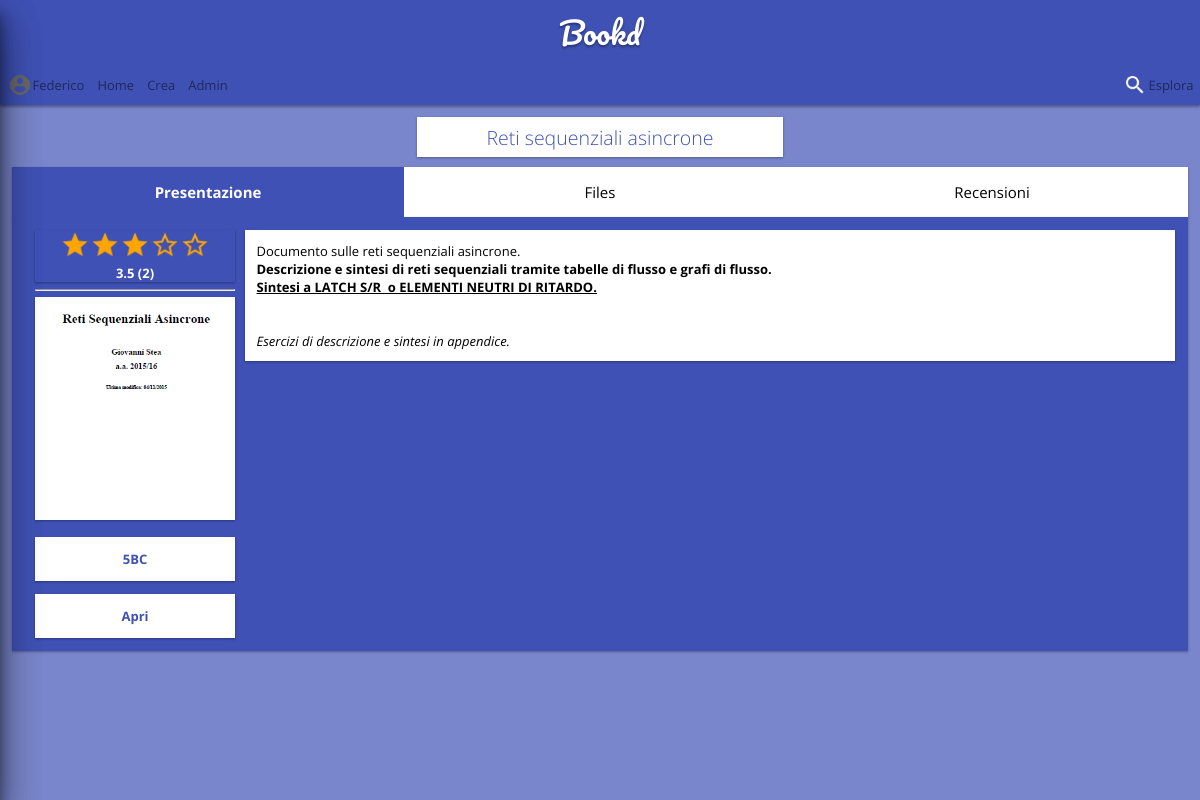
The app's page /document.php?id=1 (signed in) with its own data.
### tables this page shows
CREATE TABLE `user` (
  `id` int(11) NOT NULL AUTO_INCREMENT,
  `username` varchar(45) NOT NULL,
  `password` varchar(255) NOT NULL,
  `email` varchar(80) NOT NULL,
  `name` varchar(45) DEFAULT NULL,
  `surname` varchar(45) DEFAULT NULL,
  `birthdate` date DEFAULT NULL,
  `country` varchar(45) DEFAULT NULL,
  `credits` float NOT NULL DEFAULT '0',
  `picture` varchar(255) NOT NULL DEFAULT './img/default.png',
  `role` varchar(45) NOT NULL DEFAULT 'user',
  PRIMARY KEY (`id`),
  UNIQUE KEY `username_UNIQUE` (`username`),
  UNIQUE KEY `email_UNIQUE` (`email`)
);

CREATE TABLE `document` (
  `id` int(11) NOT NULL AUTO_INCREMENT,
  `title` varchar(45) NOT NULL,
  `created` datetime NOT NULL DEFAULT CURRENT_TIMESTAMP,
  `updated` datetime DEFAULT NULL ON UPDATE CURRENT_TIMESTAMP,
  `author` int(11) DEFAULT NULL,
  `description` text NOT NULL,
  `cover` int(50) DEFAULT NULL,
  `price` float NOT NULL,
  `score` float DEFAULT '0',
  `votings` int(11) DEFAULT '0',
  `available` tinyint(1) DEFAULT '0',
  PRIMARY KEY (`id`),
  KEY `DocumentAuthor` (`author`),
  KEY `document_ibfk_1` (`cover`),
  CONSTRAINT `DocumentAuthor` FOREIGN KEY (`author`) REFERENCES `user` (`id`) ON DELETE SET NULL ON UPDATE CASCADE,
  CONSTRAINT `document_ibfk_1` FOREIGN KEY (`cover`) REFERENCES `file` (`id`) ON DELETE SET NULL ON UPDATE SET NULL
);

CREATE TABLE `file` (
  `id` int(11) NOT NULL AUTO_INCREMENT,
  `name` varchar(45) NOT NULL,
  `path` varchar(90) NOT NULL,
  `size` double NOT NULL,
  `created` datetime NOT NULL DEFAULT CURRENT_TIMESTAMP,
  `updated` datetime DEFAULT NULL,
  `type` varchar(45) NOT NULL,
  PRIMARY KEY (`id`)
);

### php/lib/model/User.php (called while the page is built, shortened)
<?php
class User {
	private $id;
	public function __wakeup() {
		$this->refresh();
	}
	public static function read($id) {
		global $db;
		$stmnt = $db->prepare("SELECT * FROM user WHERE id=?");
		$stmnt->bind_param("i",$id);
		$stmnt->execute();
		$result = $stmnt->get_result();
		$user = $result->fetch_object('User');
		return $user;
	}
	public function __get($field) {
		return $this->$field;
	}
	public function refresh() {
		$usr = User::read($this->id);
	}
	public function getPurchases() {
		global $db;
		$stmnt = $db->prepare("SELECT * FROM purchase WHERE purchaser=?");
		$stmnt->bind_param("i",$this->id);
		$stmnt->execute();
		$result = $stmnt->get_result();
		$vect =  toArray($result);
		foreach($vect as &$row) {
			$row['document'] = Document::read($row['document']);
			$row['document']->populate();
		}
		return $vect;
	}
	public function hasPurchased($doc) {
		$purchases = $this->getPurchases();
		$isPurchased = false;
		foreach($purchases as $purch) {
			if($purch['document']->id == $doc) {
				$isPurchased = true;
			}
		}
		return $isPurchased;
	}
}

### php/lib/model/Document.php (called while the page is built, shortened)
<?php
class Document {
	private $id;
	private $score;
	private $votings;
	private $cover;
	public function __get($property) {
		return $this->$property;
	}
	public static function read($id) {
		global $db;
		$stmnt = $db->prepare("SELECT * FROM document WHERE id=?");
		$stmnt->bind_param('i',$id);
		$stmnt->execute();
		$result = $stmnt->get_result();
		$document = $result->fetch_object('Document');
		return $document;
	}
	private function getFiles() {
		global $db;
		$stmnt = $db->prepare("SELECT F.id,F.name,F.path,F.size,F.created FROM file F INNER JOIN attachments A ON F.Id = A.File INNER JOIN document D ON D.Id = A.Document wHERE D.Id=?");
		$stmnt->bind_param("i",$this->id);
		$stmnt->execute();
		$result = $stmnt->get_result();
		return toArray($result);
	}
	private function getCover() {
		global $db;
		$stmnt = $db->prepare("SELECT path FROM file WHERE id=?");
		$stmnt->bind_param("i",$this->cover);
		$stmnt->execute();
		$result = $stmnt->get_result();
		$row = $result->fetch_assoc();
		return $row['path'];
	}
	private function getRatings() {
		global $db;
		$stmnt = $db->prepare("SELECT * FROM rating WHERE document=?");
		$stmnt->bind_param("i",$this->id);
		$stmnt->execute();
		$result = $stmnt->get_result();
		$resultVector = toArray($result);
		foreach($resultVector as &$res) {
			$res['user'] = User::read($res['user']);
		}
		return $resultVector;
	}
	private function getTags() {
		global $db;
		$query = "SELECT name,id FROM tagship INNER JOIN tag ON tag=id WHERE document = ?";
		$stmnt = $db->prepare($query);
		$stmnt->bind_param("i",$this->id);
		$stmnt->execute();
		$result = $stmnt->get_result();
		return toArray($result);
	}
	public function populate() {
		$this->tags = $this->getTags();
		$this->files = $this->getFiles();
		$this->picturePath = $this->getCover();
		$this->avg = ($this->votings > 0) ? $this->score / $this->votings : 0;
		$this->reviews = $this->getRatings();
	}
}

### php/partials/secured.php (called while the page is built, shortened)
<?php
	require "./php/lib/core.php";
	session_start();

### document.php (the view, shortened to what this page needs)
<!DOCTYPE html>
<?php
	require "./php/partials/secured.php";
	$docId = $_GET['id'];
	$doc = Document::read($docId);
	$doc->populate();
	$isPurchased = $user->hasPurchased($doc->id);
?>
<html lang="it">
<?php
	include "./php/partials/header.php";
	include "./php/partials/body.php";
?>
	<main>
		<header><h2><?= $doc->title ?></h2></header>
		<div id="documentFragment">
			<article data-fragment data-name="Presentazione">
				<div class="left">
					<div class="stars shadow">
						?><br>
						<strong><?php echo $doc->avg . " ($doc->votings)" ?></strong>
					</div>
					<hr>
					<img class="shadow" src=" <?= $doc->picturePath ?> " width="200" alt="no">
					<span class="prettyButton"><?= $doc->price ?>BC</span>
					<?php
						if($isPurchased)
							echo "<a id='openDoc' href='#' onclick='docFragm.that(2)' class=\"prettyButton\">Apri</a>";
					?>
				</div>
					<?= $doc->description ?>
			</article>
		</div>
	</main>

### php/partials/body.php (shortened to what this page needs)
<body onload="bodyMain()">
	<header>
		<h1>Bookd</h1>
	</header>
	<nav>
		<ul id="nav">
			<li <?php if($thisUrl == "/profile.php") echo "class='active' " ?> id="picture"><a id="toggleProfile"  href="#"><img src="<?= $user->picture ?>" alt="Profile"><?= " " . $user->username ?></a></li>
			<?php
				foreach ($menuVoices as $name => $address) {
					if($name == "modera" && $user->role != "moderator") continue;
					$name = ucfirst($name);
					echo "<li ";
					if($address == $thisUrl) echo "class='active'";
					echo "><a href='.$address' >$name</a></li>";
				}
			?>
			<li class="right" id="searchButton"><a id="toggleSearch" href="#search"><img alt="search" src="./img/search.png" >Esplora</a></li>
		</ul>
	</nav>

### css/style.css (style rules this page uses)
html,body { margin:0; width:100%; height:100%; font-size:13px; background-color:#7986CB; font-family: 'Open Sans', sans-serif; overflow-x:hidden; }
h1,h2,h3,h4,h5,h6 { font-weight:lighter; }
body > header { display:block; background-color: #3F51B5; color:white; height:65px; line-height:65px; }
body > header > h1 { margin:0; width:50%; display: block; margin-left:auto; margin-right:auto; text-align:center; font-family: "Pacifico","sans-serif"; font-size: 30px; text-shadow: 0 2px 3px rgba(0,0,0,0.12), 0 2px 2px rgba(0,0,0,0.24); }
nav { background-color: #3F51B5; overflow-y:auto; width:100%; position:relative; box-shadow: 0 2px 3px rgba(0,0,0,0.12), 0 2px 2px rgba(0,0,0,0.24); }
nav > ul { padding:0; margin:0; list-style:none; }
nav > ul > li { float:left; }
nav > ul > li > a { color:rgba(0,0,0,0.50); display: block; text-decoration: none; padding:0.5em 0.5em; line-height: 2em; transition: color 0.2s ease-in-out; border-bottom:1px solid transparent; }
nav > ul > li > a > img { float:left; background-color:transparent; height:2em; border-radius: 100%; border: 1px solid transparent; box-sizing:border-box; }
main { background-color:#7986CB; width:100%; height:calc( 100% - 3em - 66px ); padding:1%; box-sizing:border-box; overflow-y:auto; }
main > header { background-color:white; width:30%; margin-left:auto; margin-right:auto; text-align:center; padding:0.5em; box-shadow: 0 1px 3px rgba(0,0,0,0.12), 0 1px 2px rgba(0,0,0,0.24); }
main > header > h2 { margin:0; color:#3F51B5; }
main article { background-color:#3F51B5; box-sizing:border-box; padding:1em; margin:1em; color:white; overflow-y:auto; box-shadow: 0 1px 3px rgba(0,0,0,0.12), 0 1px 2px rgba(0,0,0,0.24); }
.left { display:block; box-sizing:border-box; float:left; margin-left:10px; }
.right { float:right; box-sizing:border-box; }
.prettyButton { display:block; color:#3F51B5; background-color:white; padding:1em; margin-top:1em; text-align:center; text-decoration:none; font-weight:bolder; box-shadow: 0 1px 3px rgba(0,0,0,0.12), 0 1px 2px rgba(0,0,0,0.24); transition: background-color 0.3s ease-in-out; }
*.fragmentContainer { width:100%; }
.fragmentContainer > *[data-fragment] { margin:0; width:100%; float:none; }
*.shadow { box-shadow: 0 1px 3px rgba(0,0,0,0.12), 0 1px 2px rgba(0,0,0,0.24); }
#description { display:block; margin:0; margin-left:10px; background-color:white; color:black; padding:1%; width:calc(100% - 220px); float:left; word-break:break-all; box-sizing:border-box; box-shadow: 0 1px 3px rgba(0,0,0,0.12), 0 1px 2px rgba(0,0,0,0.24); }
.stars { width:200px; text-align:center; }

### records on screen
user: picture (placeholder picture), username "Federico"
document: title "Reti sequenziali asincrone", votings+score "3.5", votings "2", price "5", description "Documento sulle reti sequenziali asincrone. Descrizione e sintesi di reti sequenziali tramite tabelle di flusso e grafi di flusso. Sintesi a LATCH S/R o ELEMENTI NEUTRI DI RITARDO. Esercizi di descrizione e sintesi in appendice."
file: path (picture)

### other values on screen
$name "Home"
$name "Crea"
$name "Admin"
